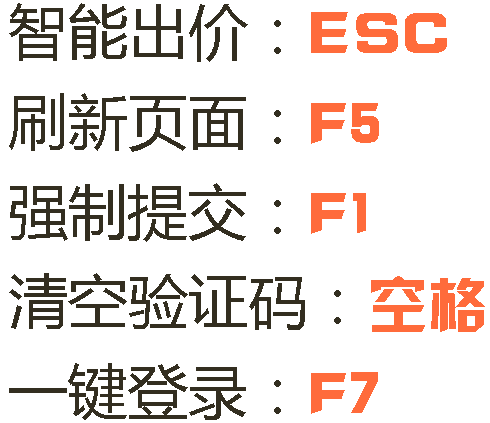
#> input picture test/热键3.png, 490 x 423 px
$ python resize.py
#> lines starting #> are read from the running program, lines starting #| are printed output that depends on the picture
from PIL import Image

# img  = Image.open(r'宋体.png')
img  = Image.open(r'热键3.png')
#> img is the input picture: PIL image 490x423 RGBA; mean R, G, B, A 19.8, 11.3, 7, 44.4

# 476  326
# 600

img = img.resize((160, 138))
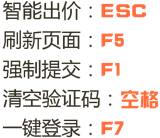
#> img: PIL image 160x138 RGBA; mean R, G, B, A 32, 19.2, 11.9, 45; transparent parts drawn white
img.save(r'new1.png')

$ run again, with test/宋体.png copied over test/热键3.png
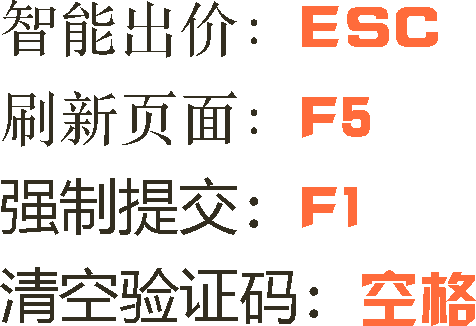
#> input picture test/宋体.png, 476 x 326 px
#> img is the input picture: PIL image 476x326 RGBA; mean R, G, B, A 21.9, 12.1, 7.4, 45.7
#> `img = img.resize((160, 138))`:
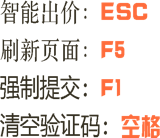
#> img: PIL image 160x138 RGBA; mean R, G, B, A 34.6, 20, 12.3, 46.2; transparent parts drawn white
